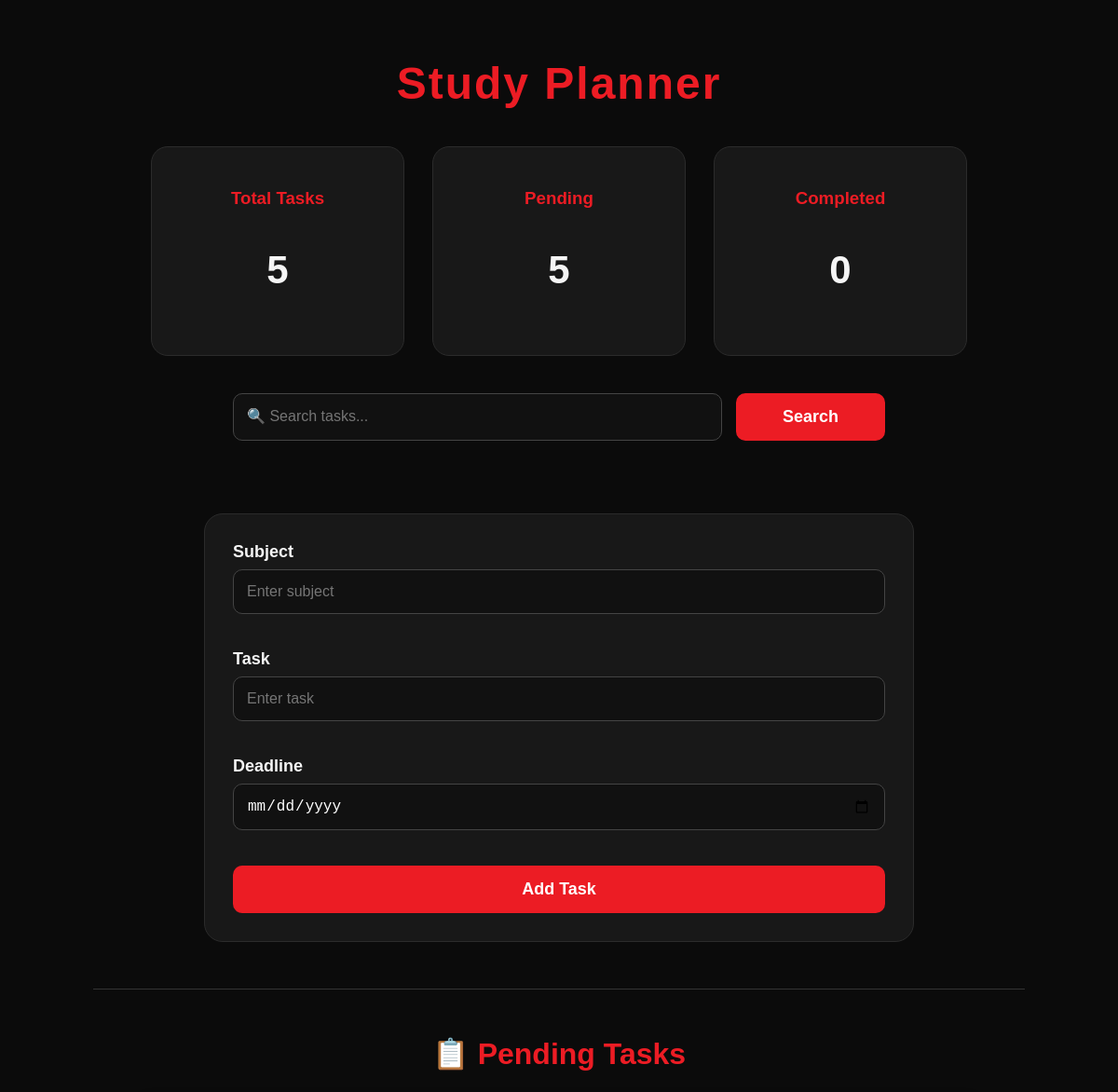
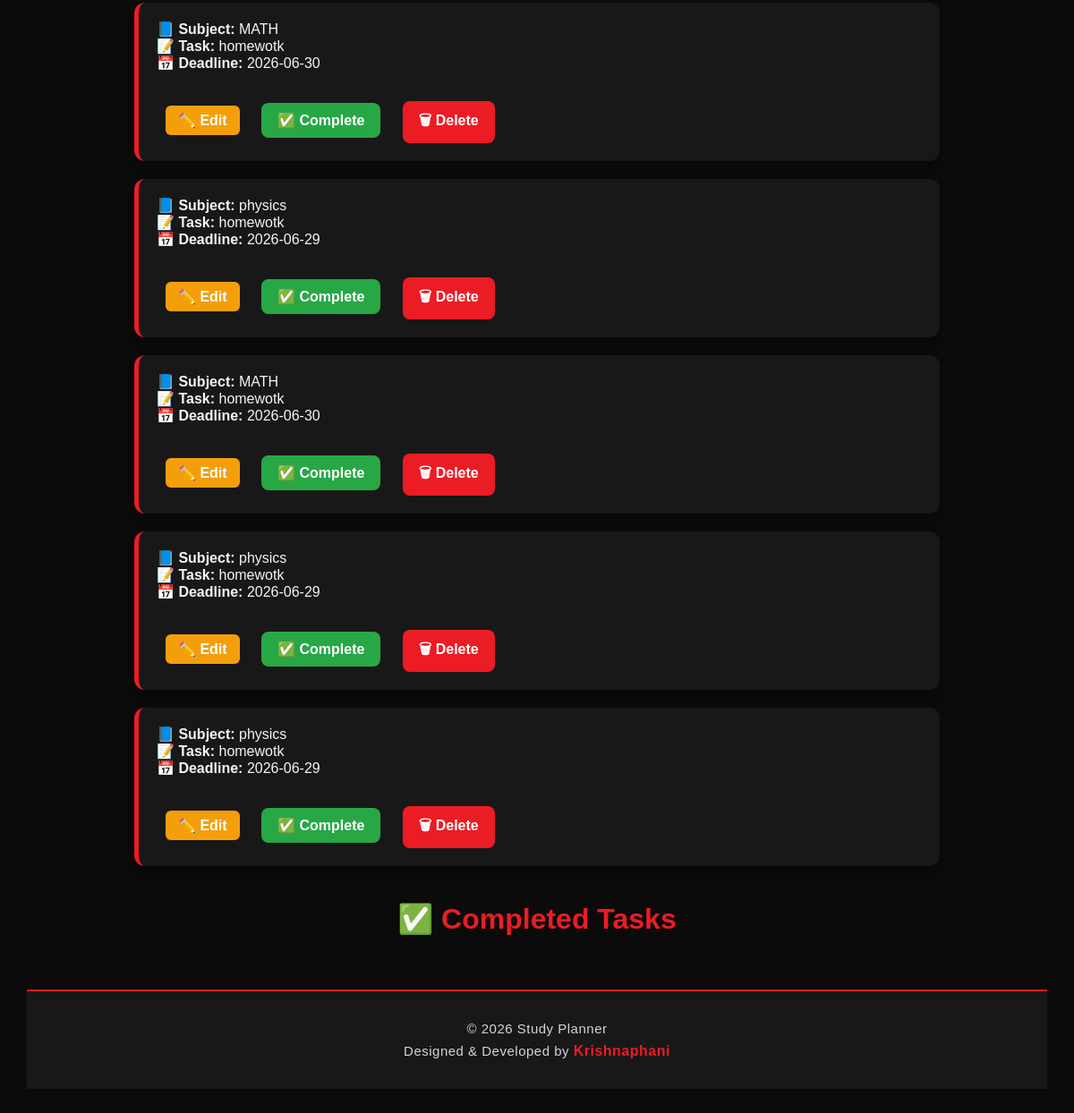
The app's page /, older data (2 pictures, top to bottom).
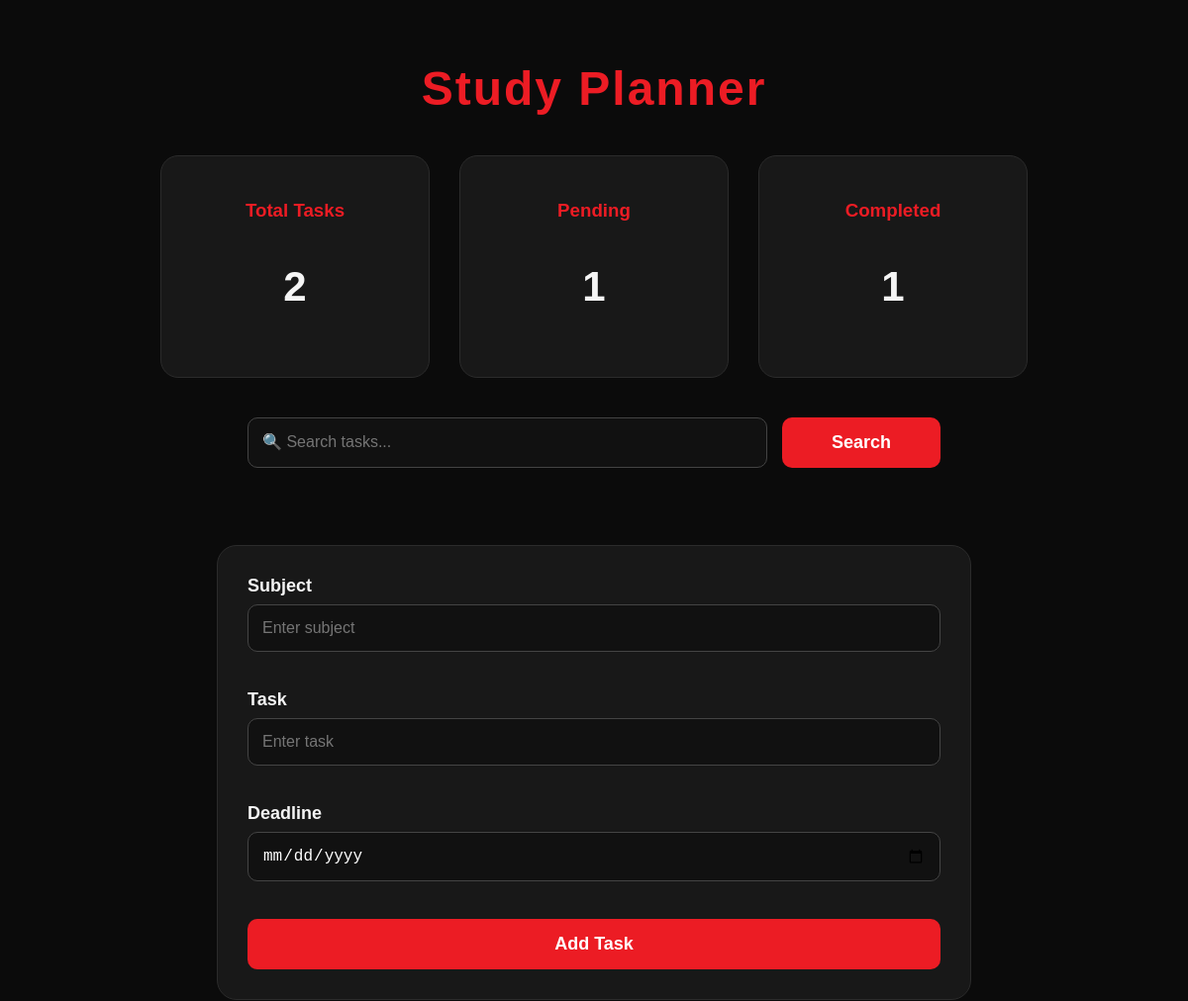
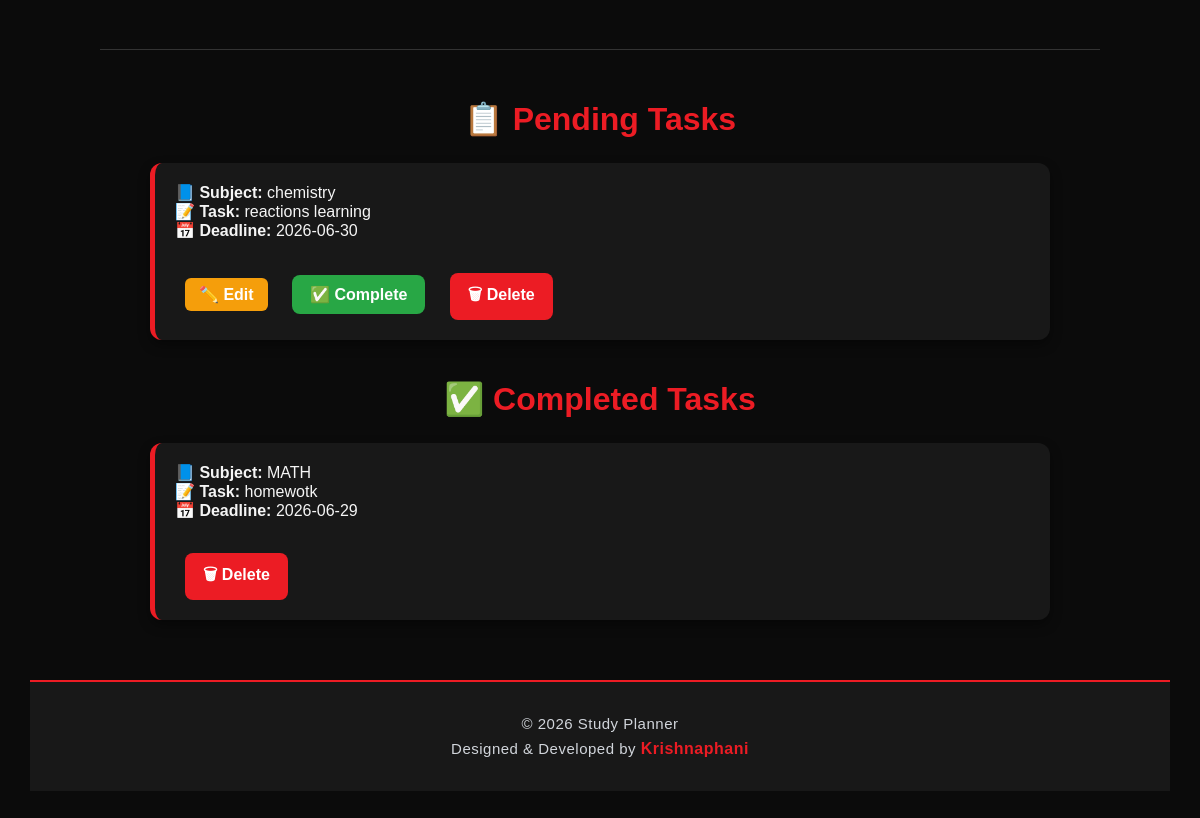
The same page, newer data (2 pictures, top to bottom).
### tables this page shows
CREATE TABLE tasks (
    id INTEGER PRIMARY KEY AUTOINCREMENT,
    subject TEXT NOT NULL,
    task TEXT NOT NULL,
    deadline TEXT NOT NULL,
    completed INTEGER DEFAULT 0
);

### app.py (the view)
@app.route('/', methods=['GET', 'POST'])
def home():
    if request.method == 'POST':
        subject = request.form['subject']
        task = request.form['task']
        deadline = request.form['deadline']
        add_task(subject, task, deadline)
    search = request.args.get("search")
    if search:
        tasks = search_tasks(search)
    else:
        tasks = get_pending_tasks()
    completed_tasks = get_completed_tasks()
    return render_template(
        "index.html",
        tasks=tasks,
        completed_tasks=completed_tasks,
        total_tasks=len(tasks) + len(completed_tasks),
        pending_count=len(tasks),
        completed_count=len(completed_tasks)
    )

### database/db_helper.py (called while the page is built)
def get_pending_tasks():
    connection = sqlite3.connect(DATABASE)
    cursor = connection.cursor()
    cursor.execute("""
        SELECT * FROM tasks
        WHERE completed = 0
    """)
    tasks = cursor.fetchall()
    connection.close()
    return tasks

def get_completed_tasks():
    connection = sqlite3.connect(DATABASE)
    cursor = connection.cursor()
    cursor.execute("""
        SELECT * FROM tasks
        WHERE completed = 1
    """)
    tasks = cursor.fetchall()
    connection.close()
    return tasks

### templates/index.html (shortened to what this page needs)
<!DOCTYPE html>
<html>
<head>
    <link rel="stylesheet" href="{{ url_for('static', filename='style.css') }}">
</head>
<body>
    <h1>Study Planner</h1>
    <div class="dashboard">
    <div class="card">
        <h3>Total Tasks</h3>
        <p>{{ total_tasks }}</p>
    </div>
    <div class="card">
        <h3>Pending</h3>
        <p>{{ pending_count }}</p>
    </div>
    <div class="card">
        <h3>Completed</h3>
        <p>{{ completed_count }}</p>
    </div>
</div>
<form method="GET">
    <input
    type="text"
    name="search"
    placeholder="🔍 Search tasks..."
    value="{{ request.args.get('search', '') }}">
    <button type="submit">Search</button>
</form>
<br>
    <form method="POST">
        <label>Subject</label>
        <br>
        <input
    type="text"
    name="subject"
    placeholder="Enter subject"
    required>
        <br><br>
        <label>Task</label>
        <br>
        <input
    type="text"
    name="task"
    placeholder="Enter task"
    required>
        <br><br>
        <label>Deadline</label>
        <br>
        <input
    type="date"
    name="deadline"
    required>
        <br><br>
        <button type="submit">Add Task</button>
    </form>
    <hr>
    <h2>📋 Pending Tasks</h2>
    <ul>
    {% for t in tasks %}
<li>
    <strong>📘 Subject:</strong> {{ t[1] }} <br>
    <strong>📝 Task:</strong> {{ t[2] }} <br>
    <strong>📅 Deadline:</strong> {{ t[3] }} <br><br>
    <a href="/edit/{{ t[0] }}" class="edit-btn">✏️ Edit</a>
    <a href="/complete/{{ t[0] }}" class="complete-btn">✅ Complete</a>
<a href="/delete/{{ t[0] }}" class="delete-btn">🗑 Delete</a>
</li>
{% endfor %}
</ul>
    <h2>✅ Completed Tasks</h2>
<ul>
{% for t in completed_tasks %}
<li>
    <strong>📘 Subject:</strong> {{ t[1] }} <br>
    <strong>📝 Task:</strong> {{ t[2] }} <br>
    <strong>📅 Deadline:</strong> {{ t[3] }} <br><br>
    <a href="/delete/{{ t[0] }}" class="delete-btn">🗑 Delete</a>
</li>
{% endfor %}
</ul>
<footer>
    <p>© 2026 Study Planner</p>
    <p>Designed & Developed by <strong>Krishnaphani</strong></p>
</footer></body>
</html>

### static/style.css (style rules this page uses)
body { margin:0; padding:30px; background:#0B0B0B; color:#F5F5F5; font-family:Arial, Helvetica, sans-serif; }
h1 { text-align:center; color:#EC1C24; font-size:48px; margin-bottom:40px; letter-spacing:2px; }
form { max-width:700px; margin:40px auto; background:#181818; padding:30px; border-radius:20px; border:1px solid #2B2B2B; }
label { font-size:18px; font-weight:bold; }
input { width:100%; padding:14px; margin-top:8px; margin-bottom:20px; border-radius:10px; border:1px solid #444; background:#111; color:white; font-size:16px; box-sizing:border-box; }
button { width:100%; padding:15px; background:#EC1C24; color:white; border:none; border-radius:10px; font-size:18px; font-weight:bold; cursor:pointer; transition:.3s; }
h2 { text-align:center; color:#EC1C24; margin:40px 0 25px; font-size:32px; }
ul { list-style:none; padding:0; max-width:900px; margin:auto; }
.dashboard { display:flex; justify-content:center; gap:30px; margin-bottom:40px; }
.card { width:220px; background:#181818; border:1px solid #2B2B2B; border-radius:18px; text-align:center; padding:25px; transition:0.3s; }
.card h3 { color:#EC1C24; margin-bottom:15px; }
.card p { font-size:42px; font-weight:bold; }
ul { padding:0; }
li { background:#181818; border-left:5px solid #EC1C24; border-radius:12px; padding:20px; margin-bottom:20px; transition:.3s; box-shadow:0 5px 12px rgba(0,0,0,.4); }
a { text-decoration:none; font-weight:bold; margin-left:10px; }
.complete-btn { display:inline-block; margin-top:15px; padding:10px 18px; background:#28a745; color:white; text-decoration:none; border-radius:8px; font-weight:bold; transition:.3s; }
.delete-btn { display:inline-block; margin-top:15px; padding:10px 18px; background:#EC1C24; color:white; text-decoration:none; border-radius:8px; font-weight:bold; transition:.3s; }
.edit-btn { background:#f59e0b; color:white; padding:8px 14px; border-radius:6px; text-decoration:none; margin-right:10px; }
.complete-btn, .delete-btn { margin-right:10px; }
hr { border:none; height:1px; background:#333; margin:50px auto; max-width:1000px; }
form[method="GET"] { max-width:700px; margin:20px auto; display:flex; gap:15px; background:none; border:none; padding:0; }
form[method="GET"] input { flex:1; margin:0; }
form[method="GET"] button { width:160px; }
footer { margin-top:60px; padding:25px 20px; background:#181818; border-top:2px solid #EC1C24; text-align:center; }
footer p { margin:8px 0; color:#d1d5db; font-size:15px; letter-spacing:0.5px; }
footer strong { color:#EC1C24; font-size:16px; }

Row changes from the older to the newer data that the page shows:
removed tasks: subject "MATH", task "homewotk", deadline "2026-06-30", shown under "📋 Pending Tasks"
removed tasks: subject "physics", task "homewotk", deadline "2026-06-29", shown under "📋 Pending Tasks"
removed tasks: subject "MATH", task "homewotk", deadline "2026-06-30", shown under "📋 Pending Tasks"
removed tasks: subject "physics", task "homewotk", deadline "2026-06-29", shown under "📋 Pending Tasks"
removed tasks: subject "physics", task "homewotk", deadline "2026-06-29", shown under "📋 Pending Tasks"
added tasks: subject "chemistry", task "reactions learning", deadline "2026-06-30", shown under "📋 Pending Tasks"
added tasks: subject "MATH", task "homewotk", deadline "2026-06-29", shown under "✅ Completed Tasks"
Text that changed along with them:
{{ total_tasks }}: "5" → "2"
{{ pending_count }}: "5" → "1"
{{ completed_count }}: "0" → "1"
